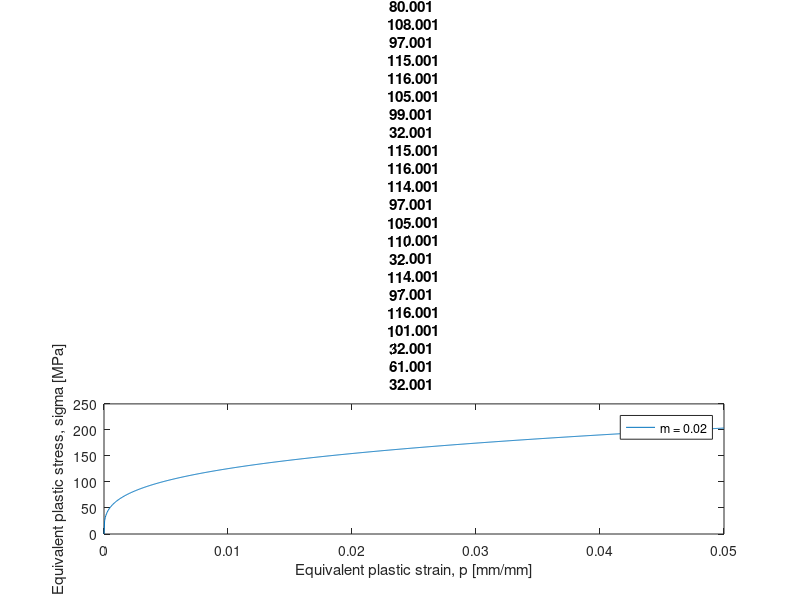
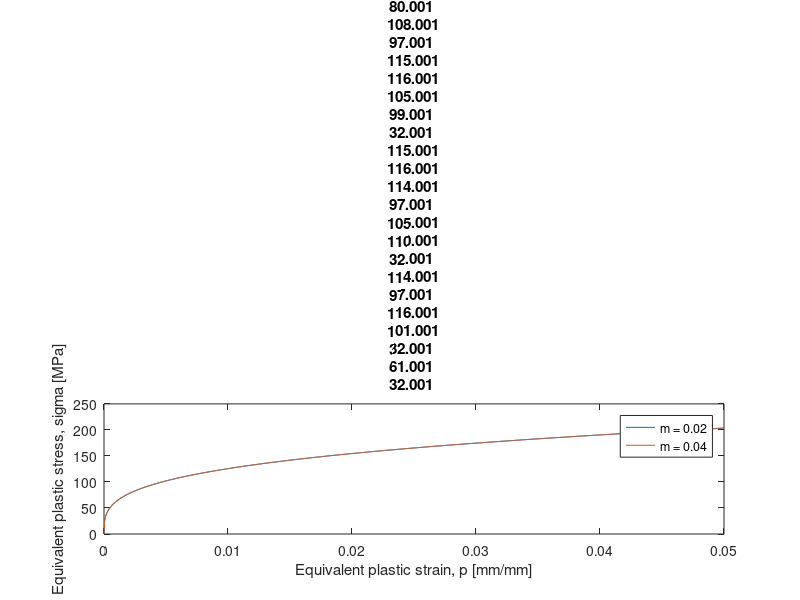
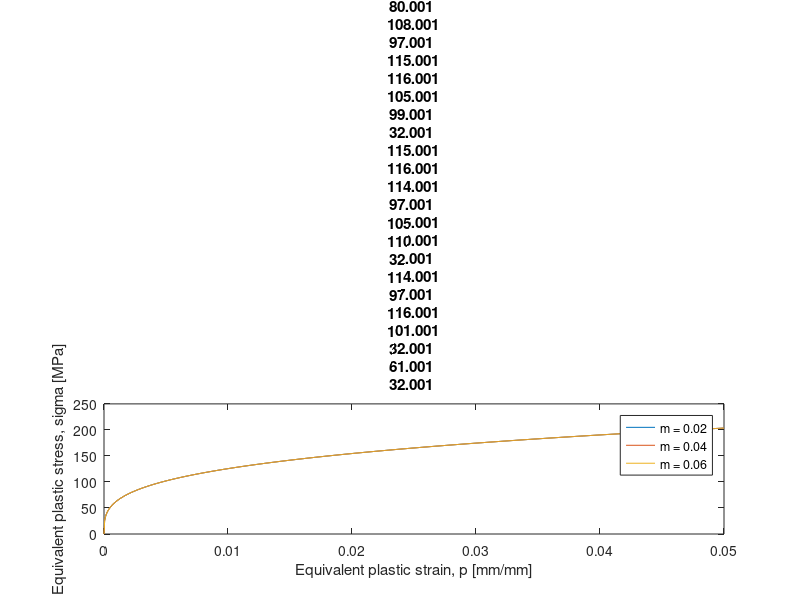
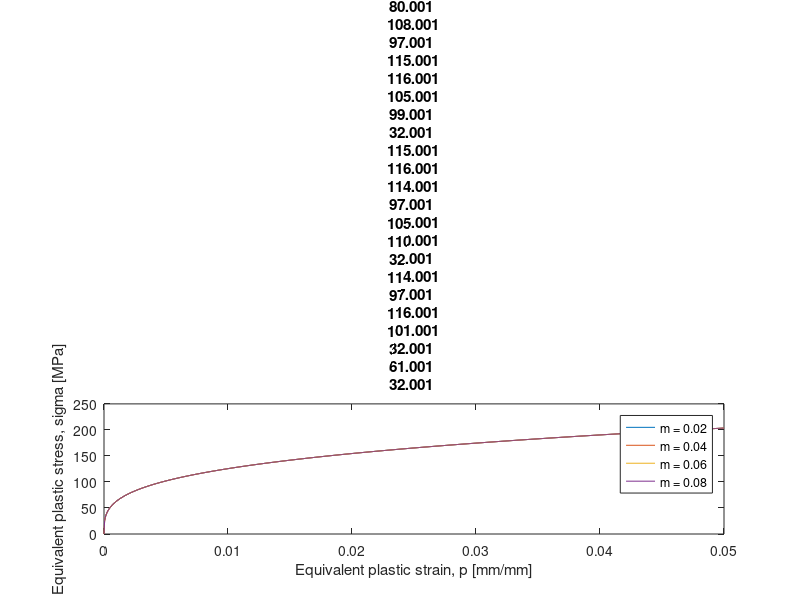

Source code (MATLAB) for these figures, in order:
%Problem set 3: viscoplasticity and large deformations
%task 1a

%defining variables
m = linspace(0.02,0.1,5); %rate sensitivities
K = 500; %strength coefficient[Mpa] 
dp0 = 1/1000; %reference strain rate [s^-1]
n = 0.3; %hardening exponent
dp = [1/1000,1,1000]; %plastic strain rates

%defining vectors
N = 1000; %number of sampling points
p = linspace(0,0.05,N);
sigma_vec = zeros(length(m),N);

%defines functions
R = @ (p)...
    K*p^n;
sigma = @ (m,dp,R) ...
    (dp/dp0)^m*R;

%updating values
for y = 1:1:length(dp)
    dp_temp = dp(y);
    figure();
    grid on;
    for x = 1:1:length(m)
        m_temp = m(x);
        for z = 1:1:N
            R_temp = R(p(z));
            sigma_vec(x,z) = sigma(m_temp,dp_temp,R_temp);
        end
        txt = ['m = ',num2str(m_temp)];
        plot(p,sigma_vec(x,:),'DisplayName',txt);
        hold on;
        title("Plastic strain rate = "+ dp_temp);
        xlabel('Equivalent plastic strain, p [mm/mm]');
        ylabel('Equivalent plastic stress, sigma [MPa]');
        legend show;
        file_name = dp_temp +".png";
        saveas(gcf,file_name)
    end
end

%%
%task 1d
%plotting p(t) with several values of m

N = 1000;
t = linspace(0,100,N);
p = zeros(length(m),N); 
load = 200; %[Mpa]

%creating functions
p_func = @(t,m)... %the equivalent plastic strain as a function of t
    ((m+n)/m*dp0*(load/K)^(1/m)*t)^(m/(n+m));

%calculating the values with the function
figure();
hold on;
grid on;
xlabel('Time, t [s]');
ylabel('Equivalent plastic strain, p')
title('Equivalent plastic strain as a function of time');
for i = 1:1:length(m)
    m_tmp = m(i);
    for j = 1:1:N
        p(i,j) = p_func(t(j),m_tmp); 
    end
    text = ['m = ',num2str(m_tmp)];
    plot(t,p(i,:),'DisplayName',text);
    hold on;
end
legend show;
saveas(gcf,'eq_pl_str.png');
hold off;
